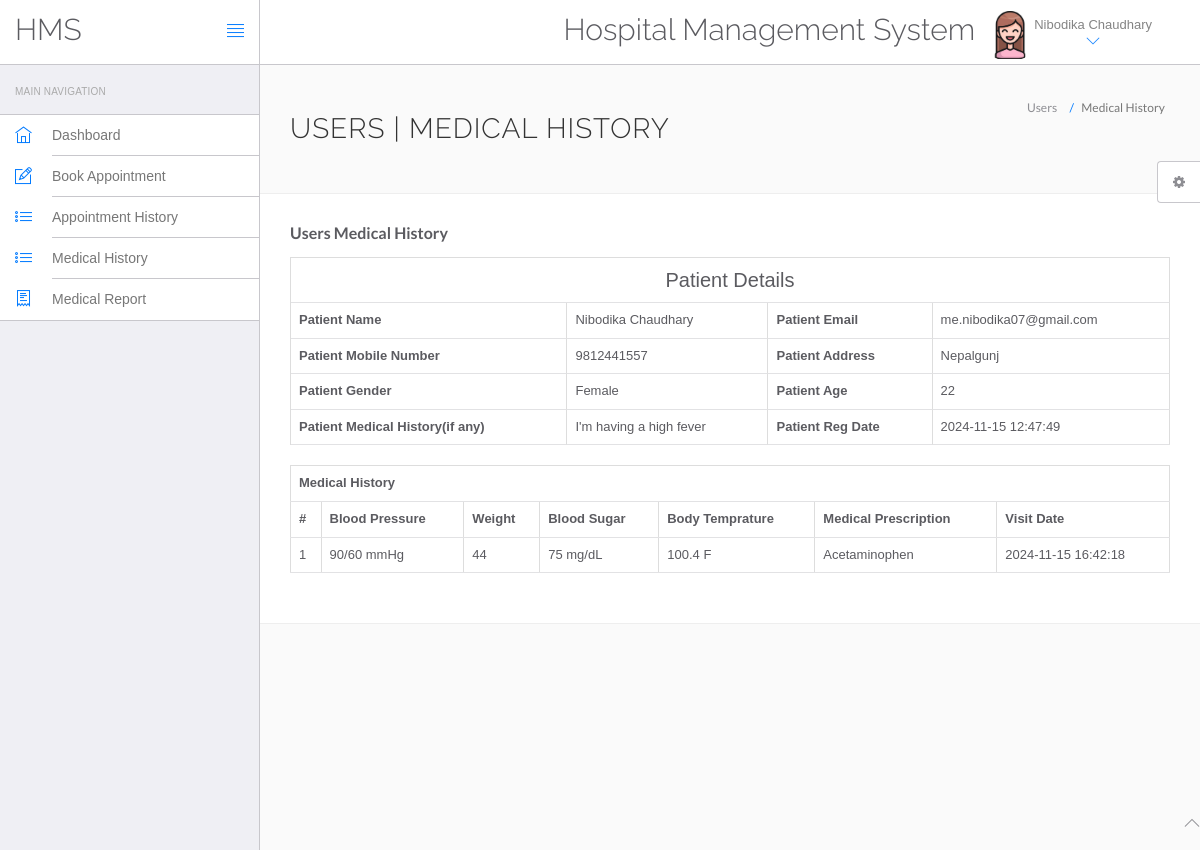
/hospital/hms/view-medhistory.php?viewid=3 (signed in), run on the app's committed database.
### tables this page shows
CREATE TABLE `users` (
  `id` int(11) NOT NULL,
  `fullName` varchar(255) DEFAULT NULL,
  `address` longtext DEFAULT NULL,
  `city` varchar(255) DEFAULT NULL,
  `gender` varchar(255) DEFAULT NULL,
  `email` varchar(255) DEFAULT NULL,
  `password` varchar(255) DEFAULT NULL,
  `regDate` timestamp NULL DEFAULT current_timestamp(),
  `updationDate` timestamp NULL DEFAULT NULL ON UPDATE current_timestamp()
);

CREATE TABLE `tblpatient` (
  `ID` int(10) NOT NULL,
  `Docid` int(10) DEFAULT NULL,
  `PatientName` varchar(200) DEFAULT NULL,
  `PatientContno` bigint(10) DEFAULT NULL,
  `PatientEmail` varchar(200) DEFAULT NULL,
  `PatientGender` varchar(50) DEFAULT NULL,
  `PatientAdd` mediumtext DEFAULT NULL,
  `PatientAge` int(10) DEFAULT NULL,
  `PatientMedhis` mediumtext DEFAULT NULL,
  `disease` text NOT NULL,
  `prescription` text NOT NULL,
  `CreationDate` timestamp NULL DEFAULT current_timestamp(),
  `UpdationDate` timestamp NULL DEFAULT NULL ON UPDATE current_timestamp()
);

CREATE TABLE `tblmedicalhistory` (
  `ID` int(10) NOT NULL,
  `PatientID` int(10) DEFAULT NULL,
  `BloodPressure` varchar(200) DEFAULT NULL,
  `BloodSugar` varchar(200) NOT NULL,
  `Weight` varchar(100) DEFAULT NULL,
  `Temperature` varchar(200) DEFAULT NULL,
  `MedicalPres` mediumtext DEFAULT NULL,
  `CreationDate` timestamp NOT NULL DEFAULT current_timestamp() ON UPDATE current_timestamp()
);

### hospital/hms/view-medhistory.php (the view, shortened to what this page needs)
<?php
include('include/config.php');
?>
<!DOCTYPE html>
<html lang="en">
	<head>
		<link rel="stylesheet" href="vendor/bootstrap/css/bootstrap.min.css">
		<link rel="stylesheet" href="vendor/fontawesome/css/font-awesome.min.css">
		<link rel="stylesheet" href="vendor/themify-icons/themify-icons.min.css">
		<link href="vendor/animate.css/animate.min.css" rel="stylesheet" media="screen">
		<link href="vendor/perfect-scrollbar/perfect-scrollbar.min.css" rel="stylesheet" media="screen">
		<link href="vendor/switchery/switchery.min.css" rel="stylesheet" media="screen">
		<link href="vendor/bootstrap-touchspin/jquery.bootstrap-touchspin.min.css" rel="stylesheet" media="screen">
		<link href="vendor/select2/select2.min.css" rel="stylesheet" media="screen">
		<link href="vendor/bootstrap-datepicker/bootstrap-datepicker3.standalone.min.css" rel="stylesheet" media="screen">
		<link href="vendor/bootstrap-timepicker/bootstrap-timepicker.min.css" rel="stylesheet" media="screen">
		<link rel="stylesheet" href="assets/css/styles.css">
		<link rel="stylesheet" href="assets/css/plugins.css">
		<link rel="stylesheet" href="assets/css/themes/theme-1.css" id="skin_color" />
	</head>
	<body>
		<div id="app">
<?php include('include/sidebar.php');?>
<div class="app-content">
<?php include('include/header.php');?>
<div class="main-content" >
<div class="wrap-content container" id="container">
<section id="page-title">
<div class="row">
<div class="col-sm-8">
<h1 class="mainTitle">Users | Medical History</h1>
</div>
<ol class="breadcrumb">
<li>
<span>Users</span>
</li>
<li class="active">
<span>Medical History</span>
</li>
</ol>
</div>
</section>
<div class="container-fluid container-fullw bg-white">
<div class="row">
<div class="col-md-12">
<h5 class="over-title margin-bottom-15 text-bold">Users <span class="text-bold">Medical History</span></h5>
<?php
                               $vid=$_GET['viewid'];
                               $ret=mysqli_query($con,"select * from tblpatient where ID='$vid'");
$cnt=1;
while ($row=mysqli_fetch_array($ret)) {
                               ?>
<table border="1" class="table table-bordered">
 <tr align="center">
<td colspan="4" style="font-size:20px;color:blue">
 Patient Details</td></tr>
    <tr>
    <th scope>Patient Name</th>
    <td><?php  echo $row['PatientName'];?></td>
    <th scope>Patient Email</th>
    <td><?php  echo $row['PatientEmail'];?></td>
  </tr>
  <tr>
    <th scope>Patient Mobile Number</th>
    <td><?php  echo $row['PatientContno'];?></td>
    <th>Patient Address</th>
    <td><?php  echo $row['PatientAdd'];?></td>
  </tr>
    <tr>
    <th>Patient Gender</th>
    <td><?php  echo $row['PatientGender'];?></td>
    <th>Patient Age</th>
    <td><?php  echo $row['PatientAge'];?></td>
  </tr>
  <tr>
    <th>Patient Medical History(if any)</th>
    <td><?php  echo $row['PatientMedhis'];?></td>
     <th>Patient Reg Date</th>
    <td><?php  echo $row['CreationDate'];?></td>
  </tr>
<?php }?>
</table>
<?php
$ret=mysqli_query($con,"select * from tblmedicalhistory  where PatientID='$vid'");
 ?>
<table id="datatable" class="table table-bordered dt-responsive nowrap" style="border-collapse: collapse; border-spacing: 0; width: 100%;">
  <tr align-center>
   <th colspan="8" >Medical History</th>
  </tr>
  <tr>
    <th>#</th>
<th>Blood Pressure</th>
<th>Weight</th>
<th>Blood Sugar</th>
<th>Body Temprature</th>
<th>Medical Prescription</th>
<th>Visit Date</th>
</tr>
<?php
while ($row=mysqli_fetch_array($ret)) {
  ?>
<tr>
  <td><?php echo $cnt;?></td>
 <td><?php  echo $row['BloodPressure'];?></td>
 <td><?php  echo $row['Weight'];?></td>
 <td><?php  echo $row['BloodSugar'];?></td>
  <td><?php  echo $row['Temperature'];?></td>
  <td><?php  echo $row['MedicalPres'];?></td>
  <td><?php  echo $row['CreationDate'];?></td>
</tr>
<?php $cnt=$cnt+1;} ?>
</table>
</div>
</div>
</div>
</div>
</div>
</div>
</div>
	<?php include('include/footer.php');?>
	<?php include('include/setting.php');?>
	</body>
</html>

### hospital/hms/include/header.php (shortened to what this page needs)
<header class="navbar navbar-default navbar-static-top">
					<div class="navbar-header">
						<a class="navbar-brand" href="#">
							<h2 style="padding-top:20% ">HMS</h2>
						</a>
						<a href="#" class="sidebar-toggler pull-right visible-md visible-lg" data-toggle-class="app-sidebar-closed" data-toggle-target="#app">
							<i class="ti-align-justify"></i>
						</a>
					</div>
					<div class="navbar-collapse collapse">
						<ul class="nav navbar-right">
								<li  style="padding-top:2% ">
								<h2>Hospital Management System</h2>
							</li>
							<li class="dropdown current-user">
								<a href class="dropdown-toggle" data-toggle="dropdown">
									<img src="assets/images/patientlogo.jpg"> <span class="username">
									<?php $query=mysqli_query($con,"select fullName from users where id='".$_SESSION['id']."'");
while($row=mysqli_fetch_array($query))
{
	echo $row['fullName'];
}
									?> <i class="ti-angle-down"></i></i></span>
								</a>
							</li>
						</ul>
					</div>
				</header>

### hospital/hms/assets/css/themes/theme-1.css (style rules this page uses)
body { background: #FAFAFA; }
header .navbar-header { background: #ffffff !important; border-right-color: #c8c7cc !important; border-bottom-color: #c8c7cc !important; }
header .navbar-header .sidebar-toggler, header .navbar-header .sidebar-mobile-toggler { color: #007aff !important; }
header .navbar-header .navbar-brand { color: #777 !important; }
header .navbar-collapse { background: #ffffff !important; border-bottom-color: #c8c7cc !important; box-shadow: none !important; }
header .navbar-collapse .navbar-right > li > a { color: #777; }
header .navbar-collapse .navbar-right > li > a i { color: #007aff !important; }

### data on the page
users: fullName "Nibodika Chaudhary"
tblpatient: PatientName "Nibodika Chaudhary", PatientEmail "me.nibodika07@gmail.com", PatientContno "9812441557", PatientAdd "Nepalgunj", PatientGender "Female", PatientAge "22", PatientMedhis "I'm having a high fever", CreationDate "2024-11-15 12:47:49"
tblmedicalhistory: BloodPressure "90/60 mmHg", Weight "44", BloodSugar "75 mg/dL", Temperature "100.4 F", MedicalPres "Acetaminophen", CreationDate "2024-11-15 16:42:18"
